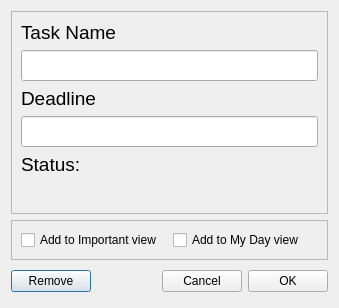
<?xml version="1.0" encoding="UTF-8"?>
<ui version="4.0">
 <class>EditTaskDialog</class>
 <widget class="QDialog" name="EditTaskDialog">
  <property name="geometry">
   <rect>
    <x>0</x>
    <y>0</y>
    <width>339</width>
    <height>300</height>
   </rect>
  </property>
  <property name="windowTitle">
   <string>Dialog</string>
  </property>
  <layout class="QVBoxLayout" name="verticalLayout_2">
   <item>
    <widget class="QFrame" name="texdEditsFrame">
     <property name="frameShape">
      <enum>QFrame::StyledPanel</enum>
     </property>
     <property name="frameShadow">
      <enum>QFrame::Raised</enum>
     </property>
     <layout class="QVBoxLayout" name="verticalLayout">
      <item>
       <widget class="QLabel" name="taskNameLabel">
        <property name="font">
         <font>
          <pointsize>14</pointsize>
         </font>
        </property>
        <property name="text">
         <string>Task Name</string>
        </property>
       </widget>
      </item>
      <item>
       <widget class="QLineEdit" name="taskNameLineEdit">
        <property name="font">
         <font>
          <pointsize>14</pointsize>
         </font>
        </property>
       </widget>
      </item>
      <item>
       <widget class="QLabel" name="deadlineLabel">
        <property name="font">
         <font>
          <pointsize>14</pointsize>
         </font>
        </property>
        <property name="text">
         <string>Deadline</string>
        </property>
       </widget>
      </item>
      <item>
       <widget class="QLineEdit" name="deadlineLineEdit">
        <property name="font">
         <font>
          <pointsize>14</pointsize>
         </font>
        </property>
       </widget>
      </item>
      <item>
       <widget class="QLabel" name="statusLabel">
        <property name="font">
         <font>
          <pointsize>14</pointsize>
         </font>
        </property>
        <property name="text">
         <string>Status:</string>
        </property>
        <property name="textFormat">
         <enum>Qt::AutoText</enum>
        </property>
       </widget>
      </item>
      <item>
       <widget class="QLabel" name="dateStateLabel">
        <property name="font">
         <font>
          <pointsize>14</pointsize>
         </font>
        </property>
        <property name="text">
         <string/>
        </property>
       </widget>
      </item>
     </layout>
    </widget>
   </item>
   <item>
    <widget class="QFrame" name="checkBoxesFrame">
     <property name="frameShape">
      <enum>QFrame::StyledPanel</enum>
     </property>
     <property name="frameShadow">
      <enum>QFrame::Raised</enum>
     </property>
     <layout class="QHBoxLayout" name="horizontalLayout">
      <item>
       <widget class="QCheckBox" name="isImportantCheckBox">
        <property name="text">
         <string>Add to Important view</string>
        </property>
       </widget>
      </item>
      <item>
       <widget class="QCheckBox" name="isMyDayCheckBox">
        <property name="text">
         <string>Add to My Day view</string>
        </property>
       </widget>
      </item>
     </layout>
    </widget>
   </item>
   <item>
    <layout class="QHBoxLayout">
     <property name="spacing">
      <number>6</number>
     </property>
     <property name="margin" stdset="0">
      <number>0</number>
     </property>
     <item>
      <widget class="QPushButton" name="removeButton">
       <property name="text">
        <string>Remove</string>
       </property>
      </widget>
     </item>
     <item>
      <spacer>
       <property name="orientation">
        <enum>Qt::Horizontal</enum>
       </property>
       <property name="sizeHint" stdset="0">
        <size>
         <width>131</width>
         <height>31</height>
        </size>
       </property>
      </spacer>
     </item>
     <item>
      <widget class="QPushButton" name="cancelButton">
       <property name="text">
        <string>Cancel</string>
       </property>
      </widget>
     </item>
     <item>
      <widget class="QPushButton" name="okButton">
       <property name="text">
        <string>OK</string>
       </property>
      </widget>
     </item>
    </layout>
   </item>
  </layout>
 </widget>
 <resources/>
 <connections>
  <connection>
   <sender>okButton</sender>
   <signal>clicked()</signal>
   <receiver>EditTaskDialog</receiver>
   <slot>accept()</slot>
   <hints>
    <hint type="sourcelabel">
     <x>278</x>
     <y>253</y>
    </hint>
    <hint type="destinationlabel">
     <x>96</x>
     <y>254</y>
    </hint>
   </hints>
  </connection>
  <connection>
   <sender>cancelButton</sender>
   <signal>clicked()</signal>
   <receiver>EditTaskDialog</receiver>
   <slot>reject()</slot>
   <hints>
    <hint type="sourcelabel">
     <x>369</x>
     <y>253</y>
    </hint>
    <hint type="destinationlabel">
     <x>179</x>
     <y>282</y>
    </hint>
   </hints>
  </connection>
 </connections>
</ui>
